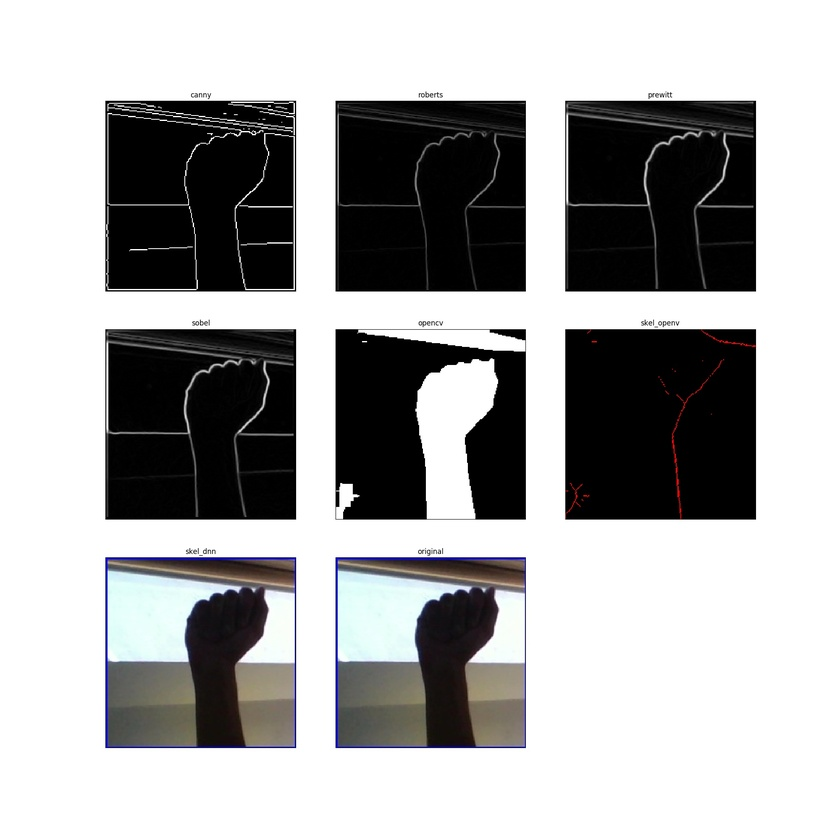
#> input picture edge/compare/A_test.jpg, 840 x 840 px, shrunk from 2000 x 2000 before the run
$ python main.py ../compare/A_test.jpg
#> lines starting #> are read from the running program, lines starting #| are printed output that depends on the picture; after the words box and inside, x2 and y2 are one past the last pixel; in counts of white or black regions, pixels touching at a corner belong together
#> further down, img is the input picture: PIL image 840x840 RGB; mean R, G, B 168.6, 168.6, 168.7
### edge/otsu_thresholding/otsu.py
import numpy as np

from edge.otsu_thresholding import basic_threshold as bt

'''
file_name = "images/kidney.jpg"

try:
  img = Image.open(file_name)
  img.load()
  img.show()
  bw = img.convert('L')
  #bw.show()
except IOError:
  print "Unable to open file. Please try another format."
'''
'''
grayscale_array = []
for w in range(0,bw.size[0]):
  for h in range(0,bw.size[1]):
    intensity = bw.getpixel((w,h))
    grayscale_array.append(intensity)

total_pixels = bw.size[0] * bw.size[1]
bins = range(0,257)
img_histogram = np.histogram(grayscale_array, bins)
'''


def total_pix(image):
    size = image.size[0] * image.size[1]
    return size


def histogramify(image):
    grayscale_array = []
    for w in range(0, image.size[0]):
        for h in range(0, image.size[1]):
            intensity = image.getpixel((w, h))
            grayscale_array.append(intensity)
#> after the loop, grayscale_array = 705600 items

    bins = range(0, 257)
    img_histogram = np.histogram(grayscale_array, bins)
    return img_histogram


def otsu(image):
    hist = histogramify(image)
    total = total_pix(image)
#> total = 705600
    current_max, threshold = 0, 0
    sumT, sumF, sumB = 0, 0, 0
    for i in range(0, 256):
        sumT += i * hist[0][i]
#> this loop made 256 passes
#> sumT on passes 1 to 3: 0, 33566, 63788
#> after the loop, sumT = 118997093
    weightB, weightF = 0, 0
    for i in range(0, 256):
        weightB += hist[0][i]
        weightF = total - weightB
        if weightF == 0:
            break
        sumB += i * hist[0][i]
        sumF = sumT - sumB
        meanB = sumB / weightB
        meanF = sumF / weightF
        varBetween = weightB * weightF
        varBetween *= (meanB - meanF) * (meanB - meanF)
        if varBetween > current_max:
            current_max = varBetween
            threshold = i
#> this loop made 256 passes
#> (weightB, weightF, sumB, sumF, meanB, meanF, current_max) on passes 1 to 11: (112199, 593401, 0, 118997093, 0, 200.5, 2.68e+15), (145765, 559835, 33566, 118963527, 0.23, 212.5, 3.68e+15), (160876, 544724, 63788, 118933305, 0.397, 218.3, 4.16e+15), (167720, 537880, 84320, 118912773, 0.503, 221.1, 4.39e+15), (172678, 532922, 104152, 118892941, 0.603, 223.1, 4.56e+15), (175562, 530038, 118572, 118878521, 0.675, 224.3, 4.65e+15), (177422, 528178, 129732, 118867361, 0.731, 225.1, 4.72e+15), (178825, 526775, 139553, 118857540, 0.78, 225.6, 4.76e+15), (179949, 525651, 148545, 118848548, 0.825, 226.1, 4.8e+15), (180867, 524733, 156807, 118840286, 0.867, 226.5, 4.83e+15), (181677, 523923, 164907, 118832186, 0.908, 226.8, 4.86e+15)
#> (weightB, weightF, sumB, sumF, meanB, meanF, varBetween) on pass 71: (219824, 485776, 1266521, 117730572, 5.76, 242.4, 5.98e+15)
    print("threshold is:", threshold)
#| threshold is: 135
    bt.threshold(threshold, image)
    return threshold


'''
thresh =  otsu(img_histogram, total_pixels)
print thresh
bt.threshold(thresh, bw)
'''

### edge/otsu_thresholding/basic_threshold.py
"""
try:
  img = Image.open(sys.argv[1])
  img.load()
  img.show()
  bw = img.convert('L')
except IOError:
  print "Unable to open file. Please try another format."

threshold = raw_input("Choose threshold value: ")

intensity_array = []

for w in range(0,bw.size[1]):
  for h in range(0,bw.size[0]):
    intensity = bw.getpixel((h,w))
    if (intensity <= int(threshold)):
      x = 0
    else:
      x = 255
    intensity_array.append(x)

bw.putdata(intensity_array)
bw.show()

"""


def threshold(t, image):
#> called with t = 135
    intensity_array = []
    for w in range(0, image.size[1]):
        for h in range(0, image.size[0]):
            intensity = image.getpixel((h, w))
            if (intensity <= t):
                x = 0
            else:
                x = 255
            intensity_array.append(x)
    image.putdata(intensity_array)
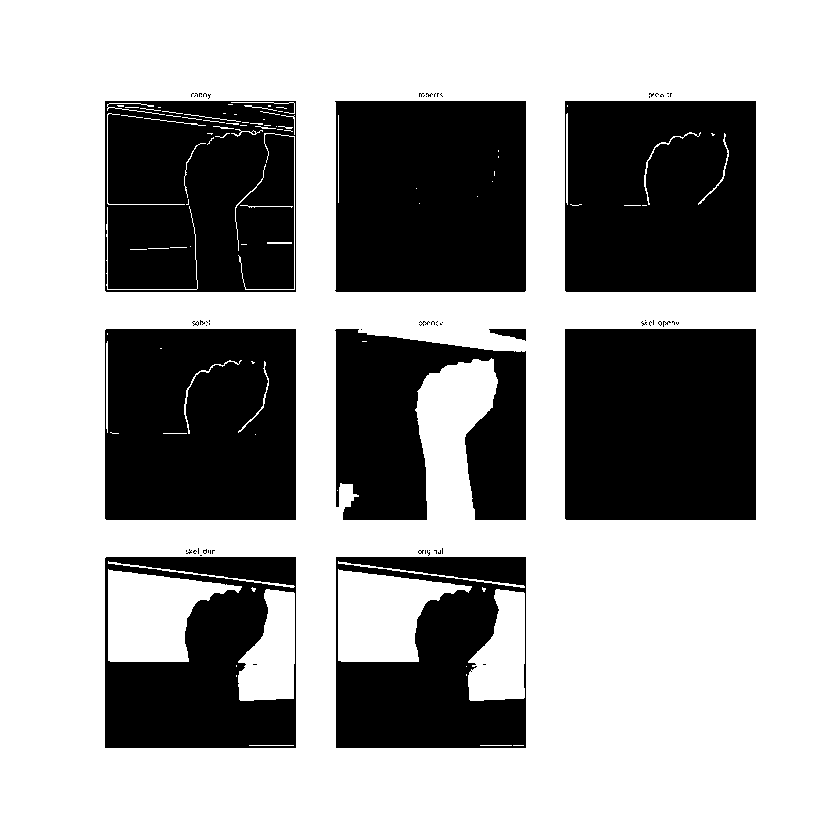
#> image: PIL image 840x840 L; 64.3% white; 69 black regions (59 under 20 px), largest, box (x1, y1, x2, y2) and area: (565, 329, 756, 520) 36480, (335, 101, 526, 292) 36190, (565, 101, 756, 292) 35932
    image.show()

### edge/otsu_thresholding/main.py
import sys

from PIL import Image

from edge.otsu_thresholding import otsu

try:
    img = Image.open(sys.argv[1])
    img.load()
    img.show()
    bw = img.convert('L')
    otsu.otsu(bw)
except IOError:
    print("Unable to open file. Please try another format or check spelling.")

$ run again, on edge/compare/C_test.jpg
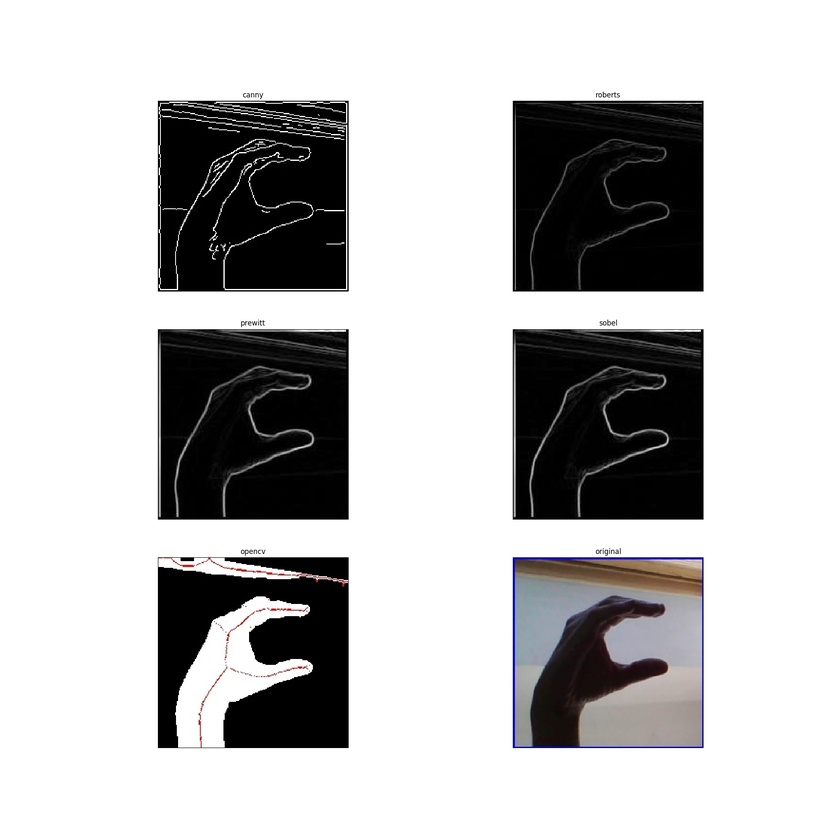
#> input picture edge/compare/C_test.jpg, 840 x 840 px, shrunk from 2000 x 2000 before the run
#> img is the input picture: PIL image 840x840 RGB; mean R, G, B 188.8, 188.4, 188.6
#> after the loop in histogramify, `for w in range(0, image.size[0]):`: grayscale_array = 705600 items
#> total = 705600
#> the loop in otsu, `for i in range(0, 256):` made 256 passes
#> sumT on passes 1 to 3: 0, 33864, 57270
#> after the loop in otsu, `for i in range(0, 256):`: sumT = 133046739
#> the loop in otsu, `for i in range(0, 256):` made 256 passes
#> (weightB, weightF, sumB, sumF, meanB, meanF, current_max) on passes 1 to 7: (69954, 635646, 0, 133046739, 0, 209.3, 1.95e+15), (103818, 601782, 33864, 133012875, 0.326, 221, 3.04e+15), (115521, 590079, 57270, 132989469, 0.496, 225.4, 3.45e+15), (122800, 582800, 79107, 132967632, 0.644, 228.2, 3.7e+15), (128346, 577254, 101291, 132945448, 0.789, 230.3, 3.9e+15), (132497, 573103, 122046, 132924693, 0.921, 231.9, 4.05e+15), (135417, 570183, 139566, 132907173, 1.03, 233.1, 4.16e+15)
#| threshold is: 131
#> in threshold, `image.putdata(intensity_array)`:
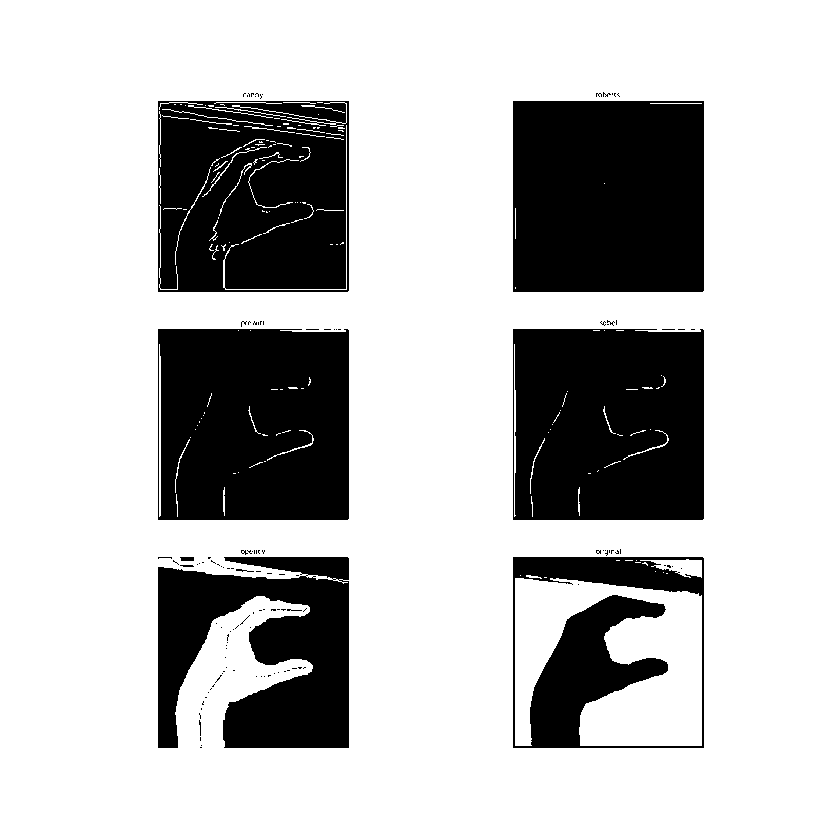
#> image: PIL image 840x840 L; 74.1% white; 123 black regions (114 under 20 px), largest, box (x1, y1, x2, y2) and area: (513, 101, 704, 292) 36394, (513, 329, 704, 520) 35630, (158, 329, 349, 520) 35580
